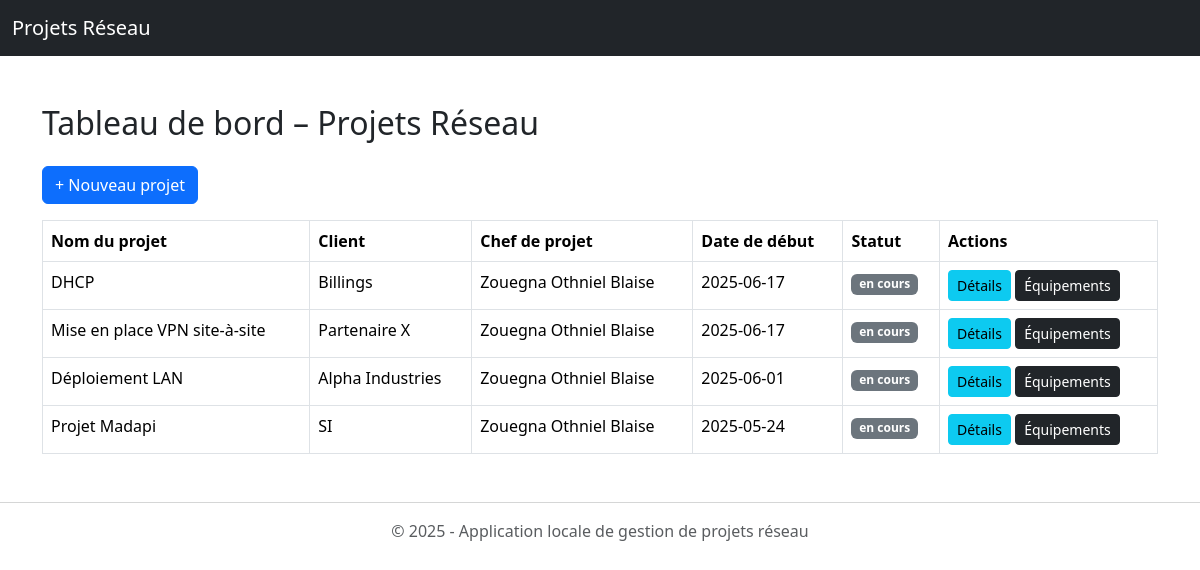
The page / on the database its author committed.
### tables this page shows
CREATE TABLE IF NOT EXISTS `projets` (
  `id` int NOT NULL AUTO_INCREMENT,
  `nom` varchar(255) DEFAULT NULL,
  `client` varchar(255) DEFAULT NULL,
  `chef_projet_id` int DEFAULT NULL,
  `date_debut` date DEFAULT NULL,
  `statut` enum('en cours','terminé','en pause') DEFAULT 'en cours',
  `description` text,
  PRIMARY KEY (`id`),
  KEY `chef_projet_id` (`chef_projet_id`)
);

CREATE TABLE IF NOT EXISTS `utilisateurs` (
  `id` int NOT NULL AUTO_INCREMENT,
  `nom` varchar(100) DEFAULT NULL,
  `email` varchar(100) DEFAULT NULL,
  `mot_de_passe` varchar(255) DEFAULT NULL,
  `role` enum('admin','technicien','chef_projet') DEFAULT 'technicien',
  PRIMARY KEY (`id`)
);

### index.php (the view)
<?php
require_once 'config/db.php';
require_once 'includes/header.php';
$stmt = $pdo->query("SELECT p.id, p.nom, p.client, p.date_debut, p.statut, u.nom AS chef FROM Projets p
                     LEFT JOIN Utilisateurs u ON p.chef_projet_id = u.id
                     ORDER BY p.date_debut DESC");
$projets = $stmt->fetchAll(PDO::FETCH_ASSOC);
?>
<div class="container mt-5">
    <h2 class="mb-4">Tableau de bord – Projets Réseau</h2>
    <a href="projets/ajouter.php" class="btn btn-primary mb-3">+ Nouveau projet</a>
    <?php if (count($projets) > 0): ?>
        <table class="table table-bordered">
            <thead>
                <tr>
                    <th>Nom du projet</th>
                    <th>Client</th>
                    <th>Chef de projet</th>
                    <th>Date de début</th>
                    <th>Statut</th>
                    <th>Actions</th>
                </tr>
            </thead>
            <tbody>
                <?php foreach ($projets as $projet): ?>
                    <tr>
                        <td><?= htmlspecialchars($projet['nom']) ?></td>
                        <td><?= htmlspecialchars($projet['client']) ?></td>
                        <td><?= htmlspecialchars($projet['chef']) ?></td>
                        <td><?= htmlspecialchars($projet['date_debut']) ?></td>
                        <td><span class="badge bg-secondary"><?= $projet['statut'] ?></span></td>
                        <td>
                            <a href="projets/details.php?id=<?= $projet['id'] ?>" class="btn btn-sm btn-info">Détails</a>
                            <a href="equipements/liste.php?projet_id=<?= $projet['id'] ?>" class="btn btn-sm btn-dark">Équipements</a>
                        </td>
                    </tr>
                <?php endforeach; ?>
            </tbody>
        </table>
    <?php else: ?>
        <p>Aucun projet trouvé. <a href="projets/ajouter.php">Créer le premier projet</a>.</p>
    <?php endif; ?>
</div>
<?php require_once 'includes/footer.php'; ?>

### includes/header.php (shortened to what this page needs)
<!DOCTYPE html>
<html lang="fr">
<head>
    <link href="https://cdn.jsdelivr.net/npm/bootstrap@5.3.3/dist/css/bootstrap.min.css" rel="stylesheet">
</head>
<body>
    <nav class="navbar navbar-expand-lg navbar-dark bg-dark">
        <div class="container-fluid">
            <a class="navbar-brand" href="/index.php">Projets Réseau</a>
        </div>
    </nav>

### includes/footer.php
    <footer class="text-center mt-5 mb-3 text-muted">
        <hr>
        <p>© <?= date('Y') ?> - Application locale de gestion de projets réseau</p>
    </footer>
</body>
</html>

### rows shown on the page
projets: nom "DHCP", client "Billings", utilisateurs.nom "Zouegna Othniel Blaise", date_debut "2025-06-17", statut "en cours"
projets: nom "Mise en place VPN site-à-site", client "Partenaire X", utilisateurs.nom "Zouegna Othniel Blaise", date_debut "2025-06-17", statut "en cours"
projets: nom "Déploiement LAN", client "Alpha Industries", utilisateurs.nom "Zouegna Othniel Blaise", date_debut "2025-06-01", statut "en cours"
projets: nom "Projet Madapi", client "SI", utilisateurs.nom "Zouegna Othniel Blaise", date_debut "2025-05-24", statut "en cours"
